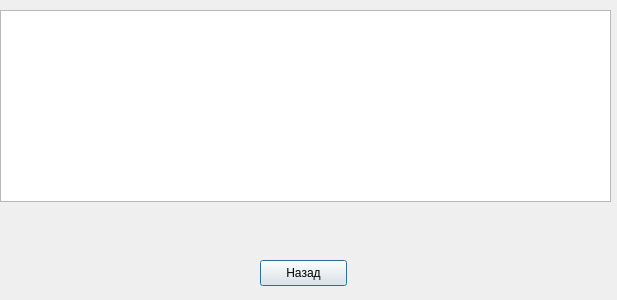
<?xml version="1.0" encoding="UTF-8"?>
<ui version="4.0">
 <class>results</class>
 <widget class="QDialog" name="results">
  <property name="geometry">
   <rect>
    <x>0</x>
    <y>0</y>
    <width>617</width>
    <height>300</height>
   </rect>
  </property>
  <property name="windowTitle">
   <string>Dialog</string>
  </property>
  <widget class="QPushButton" name="pushButton">
   <property name="geometry">
    <rect>
     <x>260</x>
     <y>260</y>
     <width>87</width>
     <height>26</height>
    </rect>
   </property>
   <property name="text">
    <string>Назад</string>
   </property>
  </widget>
  <widget class="QTableView" name="tableView">
   <property name="geometry">
    <rect>
     <x>0</x>
     <y>10</y>
     <width>611</width>
     <height>192</height>
    </rect>
   </property>
  </widget>
 </widget>
 <resources/>
 <connections/>
</ui>
